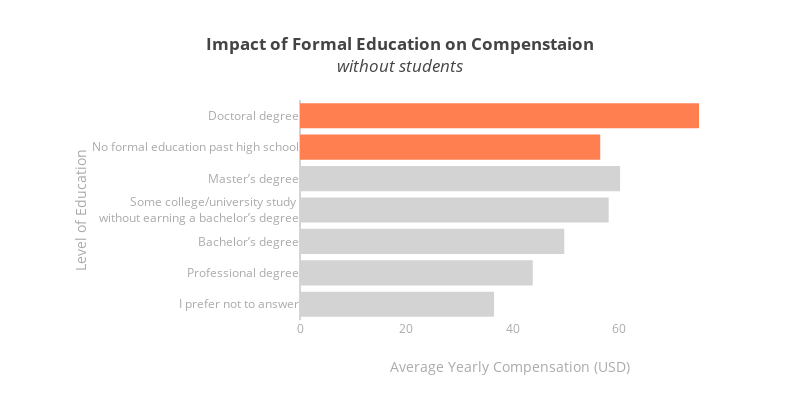

Here is the notebook cell this chart was saved with:
### Markdown cell above
### Should you get formal education?
To earn more in this field you have either to go all the way up the formal education and get a Doctoral Degree, or you just don't get any formal education at all. It obviously doesn't mean that you should quit college, but that you are problable better off studying by yourself than attending a post-gratuation program.

### Code cell
# Calculates compensation per education level
barplot = personal_data[not_student_mask].groupby(['education_level'], as_index=False)['yearly_compensation_numerical'].mean()
barplot['no_college'] = (barplot.education_level == 'No formal education past high school') | \
                        (barplot.education_level == 'Doctoral degree')

# creates a line break for better visualisation
barplot.education_level = barplot.education_level.str.replace('study without', 'study <br> without')

barplot.columns = ['y', 'x', 'no_college']
barplot = barplot.sort_values(by='x', ascending=True)
barplot['color'] = barplot.no_college.apply(lambda x: 'coral' if x else 'a')

# Add title and annotations
title_text = ['<b>Impact of Formal Education on Compenstaion</b><br><i>without students</i>', 'Average Yearly Compensation (USD)', 'Level of Education']
annotations = []

generate_barplot(title_text, annotations, orient='h', lmarg=300)

### Figure 1 — Plotly figure (JSON) as saved in the notebook; plotly's stock layout.template omitted (floating-point values rounded to 4 significant figures)
{"data": [{"marker": {"color": "lightgray"}, "name": "lightgray", "orientation": "h", "type": "bar", "uid": "4cb61d4e-a61b-4626-ac10-c31d981c6cfa", "x": [36.47, 43.76, 49.68, 58.03, 60.18], "y": ["I prefer not to answer", "Professional degree", "Bachelor’s degree", "Some college/university study <br> without earning a bachelor’s degree", "Master’s degree"]}, {"marker": {"color": "coral"}, "name": "coral", "orientation": "h", "type": "bar", "uid": "941920f0-2af0-4fd9-9020-c8d8512febe8", "x": [56.44, 75.01], "y": ["No formal education past high school", "Doctoral degree"]}], "layout": {"height": 400, "margin": {"l": 300}, "showlegend": false, "title": {"text": "<b>Impact of Formal Education on Compenstaion</b><br><i>without students</i>"}, "width": 800, "xaxis": {"color": "#AAAAAA", "showgrid": false, "title": {"font": {"color": "#AAAAAA"}, "text": "Average Yearly Compensation (USD)"}}, "yaxis": {"color": "#AAAAAA", "showgrid": false, "title": {"font": {"color": "#AAAAAA"}, "text": "Level of Education"}}}}
